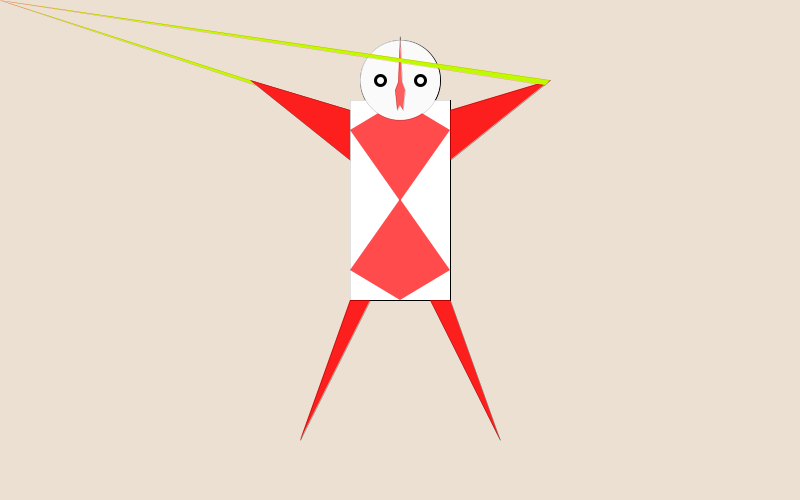
Frame 1 (no input)
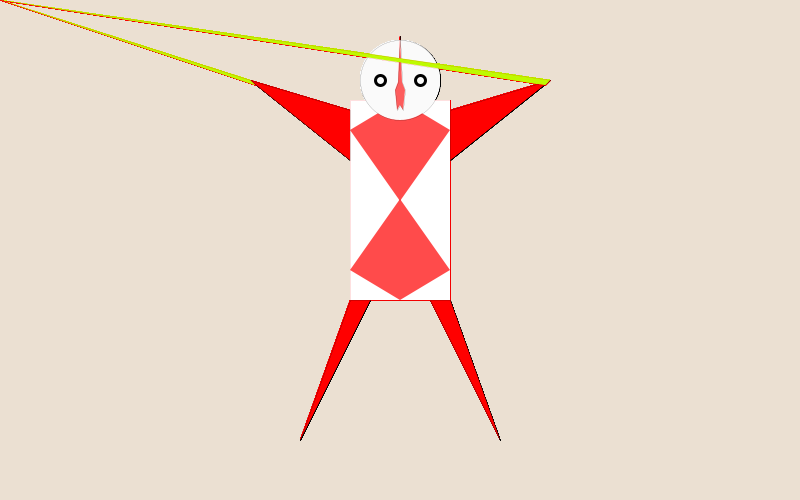
Frame 60 (the mouse pressed at the canvas centre just before this capture)
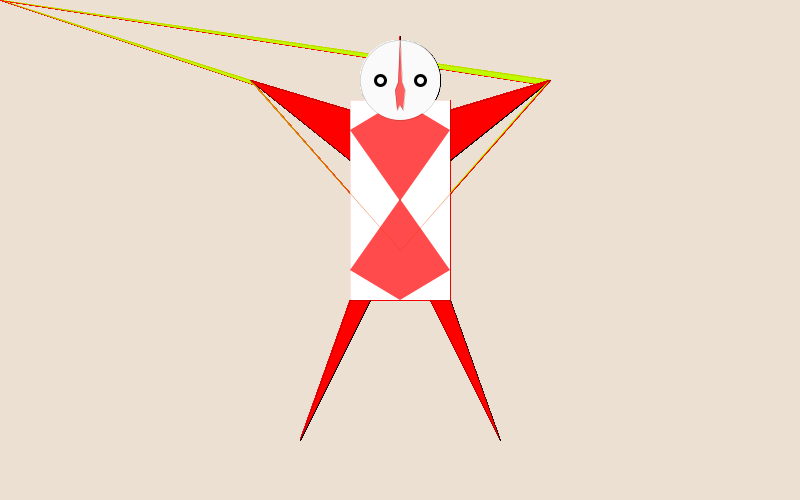
Frame 120 (the mouse held since frame 60 and released just before this capture)

The Processing sketch that drew these frames (run headless with seeded random() and noise(); from frame 60 on, the mouse is pressed at the canvas centre):

// Processing sketch: processing_23583
// ── processing_23583.pde



int x=400;
int y=200;


void setup() {
  
size(800,500);

background(235, 224, 210);
smooth();

//body

rectMode(CENTER);
rect(x,y,100,200);
fill(255, 0,0, 180);
noStroke();
//bottom 
triangle(x,y-1,x-50,y+70,x+50,y+70);
triangle(x,y+100,x-50,y+70,x+50,y+70);
//top
triangle(x,y+1,x+50,y-70,x-50,y-70);
triangle(x,y-100,x+50,y-70,x-50,y-70);
fill(250);
stroke(0);

//head

ellipse(x,y-120,80,80);

strokeWeight(3);
ellipse(x-20,y-120,10,10);
ellipse(x+20,y-120,10,10);
strokeWeight(0);

//nose

fill(255, 0, 0, 160);
beginShape(); 
vertex(x,36); 
vertex(x-2,82);
vertex(x-5,90);
vertex(x-3,110);
vertex(x,105);
vertex(x+3,110);
vertex(x+5,90);
vertex(x+2,82);
endShape(CLOSE);

//right arm
triangle(x-50,y-90,x-50,y-40,x-150,y-120);
//left arm
triangle(x+50,y-90,x+50,y-40,x+150,y-120);
//right leg
triangle(x-50,y+100, x-100,y+240, x-30,y+100);
//left leg
triangle(x+50,y+100, x+100,y+240, x+30,y+100);

}

void draw() 
{ 
 fill(255);
rectMode(CENTER);
rect(x,y,100,200);
fill(255, 0,0, 180);
noStroke();
//bottom 
triangle(x,y-1,x-50,y+70,x+50,y+70);
triangle(x,y+100,x-50,y+70,x+50,y+70);
//top
triangle(x,y+1,x+50,y-70,x-50,y-70);
triangle(x,y-100,x+50,y-70,x-50,y-70);
fill(250);
stroke(0);

//head

ellipse(x,y-120,80,80);

strokeWeight(3);
ellipse(x-20,y-120,10,10);
ellipse(x+20,y-120,10,10);
strokeWeight(0);

//nose

fill(255, 0, 0, 160);
beginShape(); 
vertex(x,36); 
vertex(x-2,82);
vertex(x-5,90);
vertex(x-3,110);
vertex(x,105);
vertex(x+3,110);
vertex(x+5,90);
vertex(x+2,82);
endShape(CLOSE);

//right arm
triangle(x-50,y-90,x-50,y-40,x-150,y-120);
//left arm
triangle(x+50,y-90,x+50,y-40,x+150,y-120);
//right leg
triangle(x-50,y+100, x-100,y+240, x-30,y+100);
//left leg
triangle(x+50,y+100, x+100,y+240, x+30,y+100);

noStroke();
stroke(250,0,0);
fill(190,250,0);
triangle(mouseX, mouseY,x-150,y-120,x-145,y-115);
triangle(mouseX, mouseY,x+150,y-120,x+145,y-115);
}
